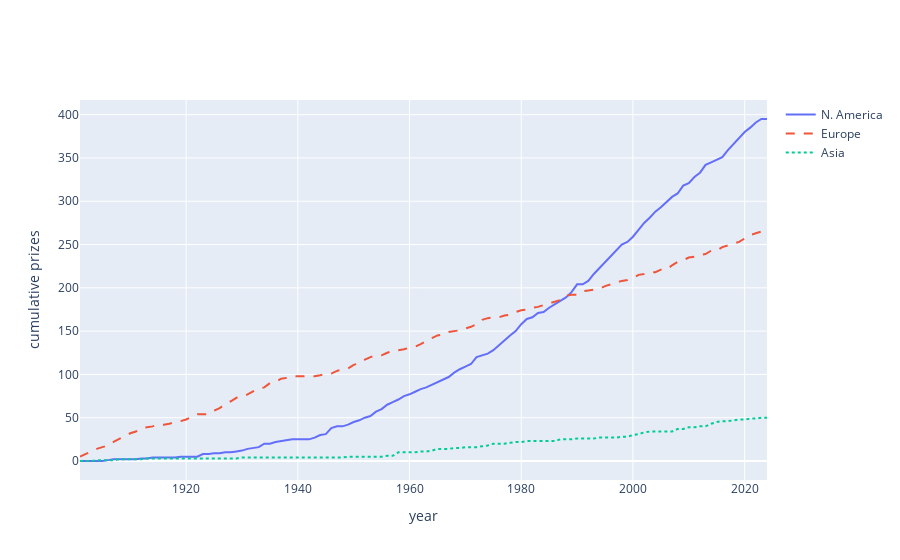

Source (notebook cell):
### Code cell
from plotly.offline import plot

traces = []
for region in regions:
    name = region['label']
    traces.append(
        go.Scatter(
            y=df_regions[name],
            x=df_regions.index,
            name=name,
            mode="lines",
            hovertemplate=f"{name}<br>%{{x}}<br>$%{{y}}<extra></extra>",
            line=dict(dash=['solid', 'dash', 'dot'][len(traces)])
        )
    )
layout = go.Layout(xaxis_title="year", yaxis_title="cumulative prizes")
fig = go.Figure(traces, layout)
fig.show()


embed_string = plot(fig, output_type="div", include_plotlyjs="cdn")
embed_string
